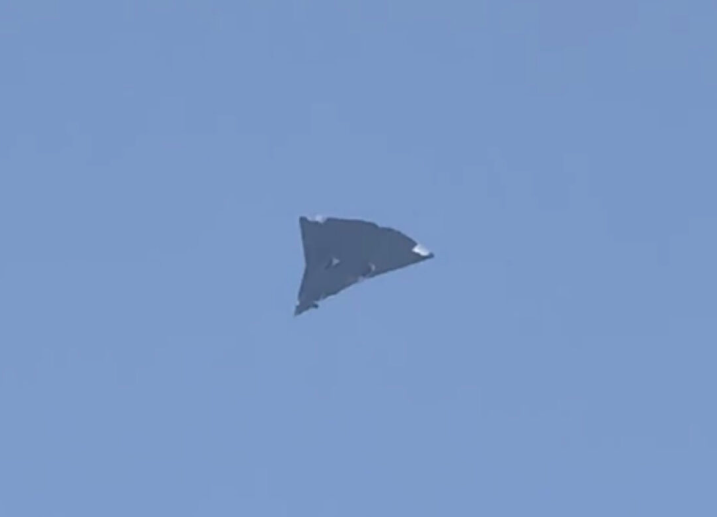
#> input picture images/stealth.png, 717 x 517 px
$ python scikit.py
#> lines starting #> are read from the running program, lines starting #| are printed output that depends on the picture
import numpy as np
from PIL import Image
import matplotlib
matplotlib.use("QtAgg")
import matplotlib.pyplot as plt

from sklearn.mixture import GaussianMixture as GM
from sklearn.datasets import load_sample_image

img = Image.open("images/stealth.png")
#> img is the input picture: PIL image 717x517 RGBA; mean R, G, B, A 122.2, 152.9, 199, 255

# This just in case if the image is png
# and has the alpha channel intact
img = img.convert('RGB')
#> img: PIL image 717x517 RGB

img2 = np.array(img)
rows, cols, ch = img2.shape
#> rows = 517; cols = 717; ch = 3

img3 = img2.reshape((-1, 3))

gmm = GM(n_components=2, covariance_type='tied').fit(img3)
labels = gmm.predict(img3)

cmap = plt.get_cmap("magma")
colored = cmap(labels / labels.max())[:, :3]

segmented_img = (colored * 255).astype(np.uint8).reshape(rows, cols, 3)
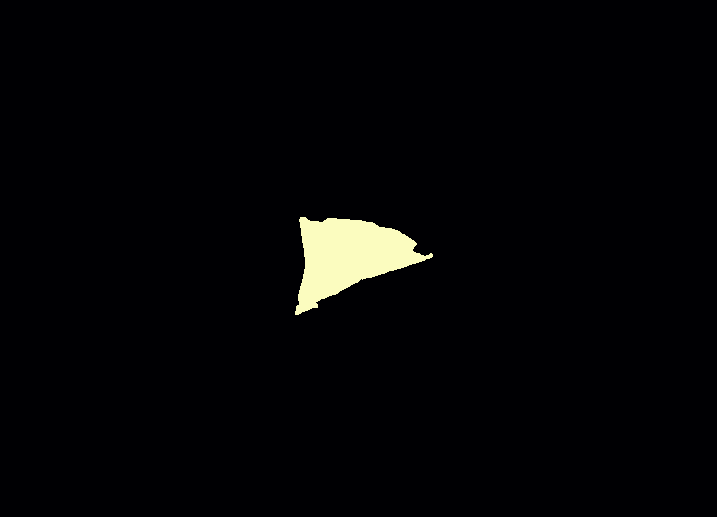
#> segmented_img: shape (517, 717, 3); mean of channels 0, 1, 2 4.8, 4.8, 6.6; drawn as R, G, B
final = Image.fromarray(segmented_img)

idx = np.random.choice(len(img3), size = 5000, replace=False)
#> idx = 5000 values, max 370601 at index 883, min 80 at index 2424, mean 184834.1
sample = img3[idx]
sample_labels = labels[idx]
#> sample_labels = 5000 values, max 1 at index 0, min 0 at index 1, mean 0.0226

plt.style.use('dark_background')
fig = plt.figure(figsize=(15, 4))
plt.subplot(131)
plt.imshow(img)

ax = fig.add_subplot(132, projection='3d')
ax.scatter(sample[:,0], sample[:,1], sample[:,2], c=sample_labels, s=5, alpha=0.3)

plt.subplot(133)
plt.imshow(final)

plt.show()
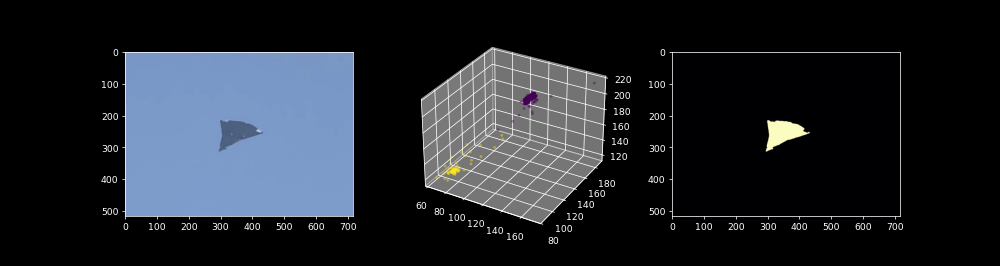
#> figure drawn by matplotlib, 3 panels
